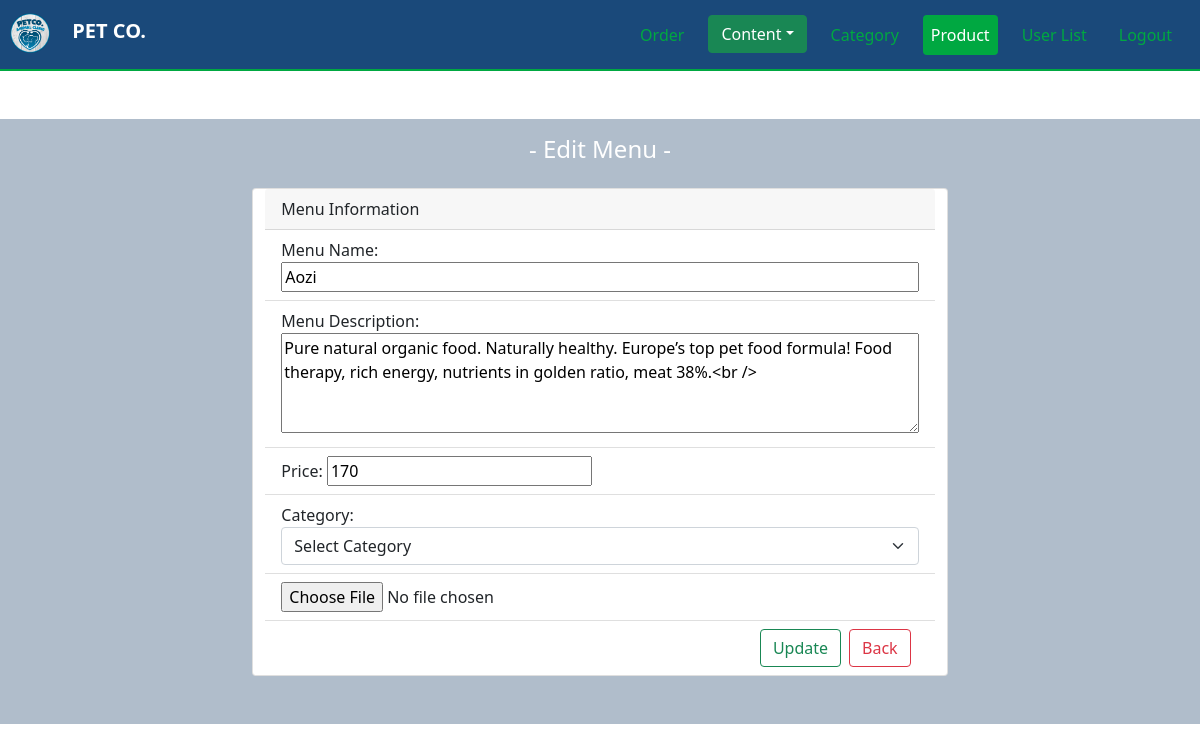
Screenshot of /admin-edit-menu.php?editid=27 with the database file from the repository.
### tables this page shows
CREATE TABLE `admin_menu` (
  `Menu_id` int(11) NOT NULL,
  `Menu_name` varchar(255) NOT NULL,
  `Menu_description` varchar(255) NOT NULL,
  `Menu_price` double NOT NULL,
  `Menu_category` varchar(255) NOT NULL,
  `Menu_dir` varchar(255) NOT NULL,
  `Menu_filename` varchar(255) NOT NULL
);

### admin-edit-menu.php (the view, shortened to what this page needs)
<?php
    require('php/connection.php');
  if(isset($_GET['editid'])){
      $menu_id = $_GET['editid'];
      $query = "SELECT * FROM admin_menu WHERE Menu_id = $menu_id";
      $result = mysqli_query($db_admin_account, $query);
      $row = mysqli_fetch_array($result,MYSQLI_ASSOC);
  }
?>
<!DOCTYPE html>
<html lang="en">
<head>
  <link rel="stylesheet" href="css/color.css">
  <link rel="stylesheet" href="https://cdn.jsdelivr.net/npm/bootstrap-icons@1.5.0/font/bootstrap-icons.css">
  <link href="https://cdn.jsdelivr.net/npm/bootstrap@5.1.1/dist/css/bootstrap.min.css" rel="stylesheet"
>
</head>
  <body class="">
  <nav class="navbar navbar-expand-lg nav_color navbar-dark nav_outline">
    <h3 class=""><img src=" asset/logopet.png" alt="PETCO" style="width: 50px; padding-left: 10px; padding-top: 5px;">
      <a class="navbar-brand fw-bold c-white" href="#" style="padding-left: 15px;">PET CO.</a>
    </h3>
    <div class="collapse navbar-collapse justify-content-end col-6" style="padding-right: 20px;" id="navbarNav">
      <ul class="navbar-nav text-center gap-3" style="padding-left: 10px;">
        <li class="nav-item">
          <a class="nav-link c-green" href="admin-orders.php">Order</a>
        </li>
        <div class="dropdown">
           <button type="button" class="btn btn-success dropdown-toggle" data-bs-toggle="dropdown"> Content</button>
       </div>
        <li class="nav-item">
          <a class="nav-link c-green  rounded" href="admin-category-list.php">Category</a>
        </li>
        <li class="nav-item">
          <a class="nav-link c-white bg_nav_menu rounded  " href="admin-menu.php">Product</a>
        </li>
        <li class="nav-item">
          <a class="nav-link  c-green  rounded" href="admin-dashboard.php">User List</a>
        </li>
        <li class="nav-item">
          <a class="nav-link c-green" href="admin-login.php">Logout</a>
        </li>
      </ul>
    </div>
  </nav>
  <div class="container-xl-fluid mt-5 mb-5">
    <div class="div_background_light px-3">
      <h4 class="text-center c-white py-3">- Edit Menu -</h4>
      <div class="row justify-content-md-center">
        <div class="col-lg-7 col-md-6 col-sm-12 mb-5">
          <form action="php/edit-menu-process.php" method="post" enctype="multipart/form-data"
            class="row gap-2 justify-content-center">
            <div class="card d-flex justify-content-center">
              <div class="card-header">
                Menu Information
              </div>
              <ul class="list-group list-group-flush">
                <li class="list-group-item">
                  <label>Menu Name:</label>
                  <input name="title" class="col-12" type="text" required value="<?php echo $row['Menu_name']; ?>">
                </li>
                <li class=" list-group-item">
                  <label>Menu Description:</label>
                  <textarea name="paragraph" style="height:100px;" required
                    class="col-12"><?php echo $row['Menu_description']; ?></textarea>
                </li>
                <li class="list-group-item">
                  <label>Price:</label>
                  <input name="price" class="col-md-5" type="number" required value="<?php echo $row['Menu_price']; ?>"
                    min="0" step="0.01">
                </li>
                <li class="list-group-item">
                  <label>Category:</label>
                  <div class="input-group flex-nowrap">
                    <select class="form-select form-select-md" name="category_name" required>
                      <option value="">Select Category</option>
                    </select>
                  </div>
                </li>
                <li class="list-group-item">
                  <div class="custom-file">
                    <input type="file" class="custom-file-input" id="upload-news" name="photo" required>
                  </div>
                </li>
                <li class="list-group-item">
                  <a href="admin-menu.php" class="float-end mx-2"><span class="btn btn-outline-danger">Back</span></a>
                  <button type=" submit" name="update_changes" class="btn btn-outline-success float-end"
                    style="max-width:450px;">Update</button>
                </li>
              </ul>
            </div>
          </form>
        </div>
      </div>
    </div>
  </div>
</body>
</html>

### css/color.css (style rules this page uses)
.nav_color { background-color: #1a497a !important; }
.bg_nav_menu { background-color: #00a841 !important; }
.div_background_light { background-color: #b0bdcb !important; }
.nav_outline { border-bottom: 2px solid #00a841; }
.c-white { color: white !important; }
.c-green { color: #00a841 !important; }

### rows the page displays
admin_menu: title "Aozi", paragraph "Pure natural organic food. Naturally healthy. Europe’s top pet food formula! Food therapy, rich energy, nutrients in golden ratio, meat 38%.<br />", price "170"
